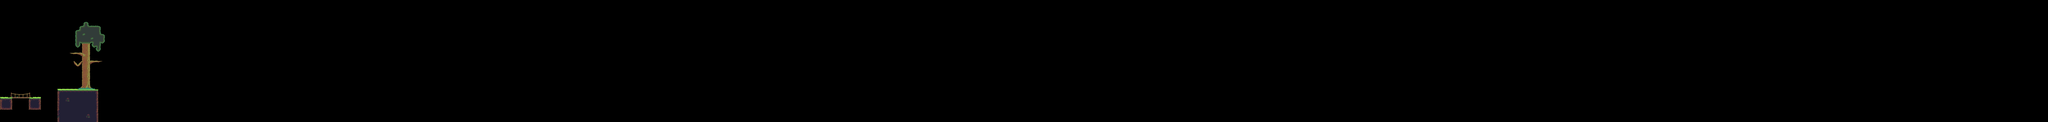

This is a level from a 2D game, rendered from its Tiled map with the project's own tilesets. A one-line summary and the map file follow, with tile-layer data summarised:
An orthogonal 500x30 tile map with 32x32 px tiles, 2 tile layers (Tile Layer 1, Tile Layer 2) and 4 objects.

<map version="1.10" tiledversion="1.10.1" orientation="orthogonal" renderorder="right-down" width="500" height="30" tilewidth="32" tileheight="32" infinite="0" nextlayerid="4" nextobjectid="6">
 <tileset firstgid="1" source="set_1.tsx" />
 <layer id="1" name="Tile Layer 1" width="500" height="30">
  <data>[15000 cells, 138 non-empty, 44 distinct tile ids]</data>
 </layer>
 <layer id="3" name="Tile Layer 2" width="500" height="30">
  <data>[15000 cells, 81 non-empty, 42 distinct tile ids]</data>
 </layer>
 <objectgroup id="2" name="Platforms">
  <object id="1" x="0" y="768" width="96" height="96" />
  <object id="2" x="96" y="768" width="128" height="32" />
  <object id="3" x="224" y="768" width="96" height="96" />
  <object id="5" x="448" y="704" width="320" height="256" />
 </objectgroup>
</map>
